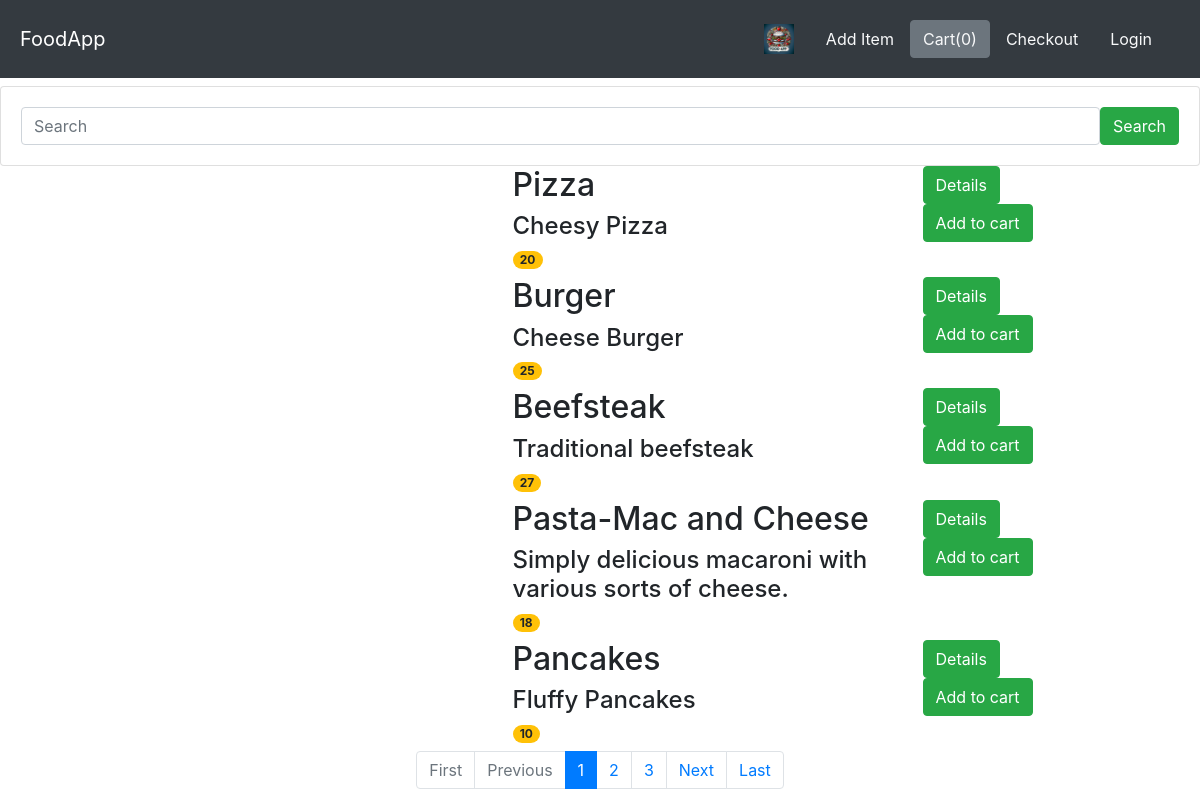
Screenshot of /food/ with the database file from the repository.
### food/models.py (models this page shows, shortened)
class Item(models.Model):
    user_name = models.ForeignKey(User, on_delete=models.CASCADE, default=1)
    item_name = models.CharField(max_length=200)
    item_desc = models.CharField(max_length=200)
    item_price = models.IntegerField()
    item_image = models.CharField(max_length=500,
                                  default="https://cookinupastorm.biz/wp-content/uploads/2023/04/EmptyDinnerPlates.jpg")

### food/views.py (the view)
# urls.py: path('', views.IndexClassView.as_view(), name='index'),
class IndexClassView(ListView):
    model = Item
    template_name = 'food/index.html'
    context_object_name = 'item_list'
    paginate_by = 5
    def get_queryset(self):
        query = self.request.GET.get("item_name")
        if query:
            return Item.objects.filter(
                item_name__icontains=query)
        else:
            return Item.objects.all()

### food/templates/food/index.html (shortened to what this page needs)
{% extends 'food/base.html' %}
{% block content %}
    <div class="content">
        <div class="row">
            <div class="col-md-12">
                <form class="card card-sm">
                    <div class="card-body row no-gutters align-items-center">
                        <div class="col">
                            <input type="search" id="item_name_search" name="item_name" placeholder="Search"
                                   class="form-control form-control-borderless">
                        </div>
                        <div class="col-auto">
                            <button class="btn btn-success" type="submit">Search</button>
                        </div>
                    </div>
                </form>
            </div>
        </div>
        {% for item in item_list %}
            <div class="row">
                <div class="col-md-3 offset-md-2">
                </div>
                <div id="nm{{ item.id }}" class="col-md-4">
                    <div id="price{{ item.id }}" class=card-text>
                        <h2>{{ item.item_name }}</h2>
                        <h4>{{ item.item_desc }}</h4>
                        <h6><span class="badge badge-warning badge-pill">{{ item.item_price }}</span></h6>
                    </div>
                </div>
                <div class="col-md-2">
                    <a href="{% url 'food:detail' item.id %}" class="btn btn-success">Details</a>
                    <button id="{{ item.id }}" class="btn atc btn-success ">Add to cart</button>
                </div>
            </div>
            </div>
        {% endfor %}
    {% if is_paginated %}
        <nav aria-label="Page navigation example">
            <ul class="pagination justify-content-center">
                {% if page_obj.has_previous %}
                    <li class="page-item">
                        <a class="page-link" href="?page=1" tabindex="-1">First</a>
                    </li>
                    <li class="page-item">
                        <a class="page-link" href="?page={{ page_obj.previous_page_number }}">Previous</a>
                    </li>
                {% else %}
                    <li class="page-item disabled">
                        <span class="page-link">First</span>
                    </li>
                    <li class="page-item disabled">
                        <span class="page-link">Previous</span>
                    </li>
                {% endif %}
                {% for i in paginator.page_range %}
                    {% if page_obj.number == i %}
                        <li class="page-item active">
                            <span class="page-link">{{ i }}</span>
                        </li>
                    {% else %}
                        <li class="page-item">
                            <a class="page-link" href="?page={{ i }}">{{ i }}</a>
                        </li>
                    {% endif %}
                {% endfor %}
                {% if page_obj.has_next %}
                    <li class="page-item">
                        <a class="page-link" href="?page={{ page_obj.next_page_number }}">Next</a>
                    </li>
                    <li class="page-item">
                        <a class="page-link" href="?page={{ paginator.num_pages }}">Last</a>
                    </li>
                {% endif %}
            </ul>
        </nav>
    {% endif %}
{% endblock %}

### food/static/food/style.css (style rules this page uses)
body { background-color: lightyellow; }

### rows the page displays
Item: item_name "Pizza", item_desc "Cheesy Pizza", item_price "20"
Item: item_name "Burger", item_desc "Cheese Burger", item_price "25"
Item: item_name "Beefsteak", item_desc "Traditional beefsteak", item_price "27"
Item: item_name "Pasta-Mac and Cheese", item_desc "Simply delicious macaroni with various sorts of cheese.", item_price "18"
Item: item_name "Pancakes", item_desc "Fluffy Pancakes", item_price "10"

### other values shown
{{ i }} "1"
{{ i }} "2" "3"
